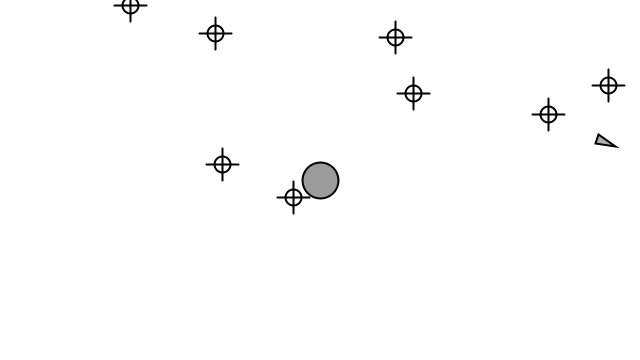
Frame 1 (no input)
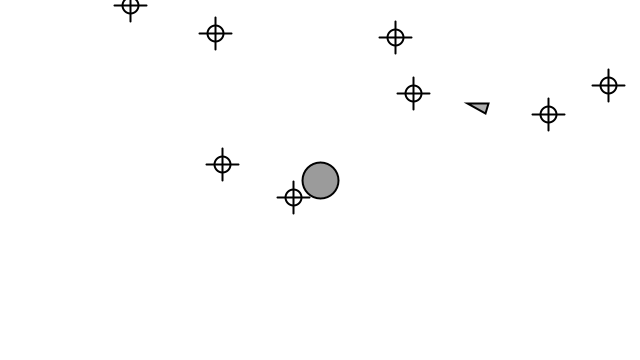
Frame 60 (the mouse pressed at the canvas centre just before this capture)
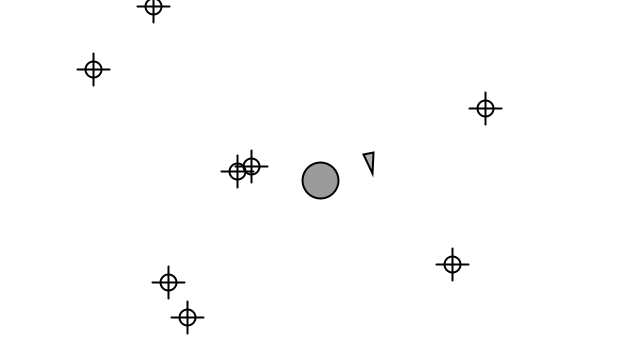
Frame 120 (the mouse held since frame 60 and released just before this capture)

The Processing sketch that drew these frames (run headless with seeded random() and noise(); from frame 60 on, the mouse is pressed at the canvas centre):

// Processing sketch: steering_perceptron
// ── steering_perceptron.pde
Vehicle v;
PVector desired;
ArrayList<PVector> targets;


void setup() {
  size(640, 360);

  desired = new PVector(width/2,height/2);
  makeTargets();
  v = new Vehicle(targets.size(), random(width), random(height));
}


void makeTargets() {
  targets = new ArrayList<PVector>();
  for (int i = 0; i < 8; i++) {
    targets.add(new PVector(random(width), random(height)));
  }
}


void draw() {
  background(255);

  stroke(0);
  strokeWeight(2);
  fill(0, 100);
  ellipse(desired.x, desired.y, 36, 36);

  for (PVector target : targets) {
    noFill();
    stroke(0);
    strokeWeight(2);
    ellipse(target.x, target.y, 16, 16);
    line(target.x,target.y-16,target.x,target.y+16);
    line(target.x-16,target.y,target.x+16,target.y);
  }
  
  v.steer(targets);
  v.update();
  v.display();
}


void mousePressed() {
  makeTargets();
}

// ── perceptron.pde
class Perceptron {
 
  float[] weights;
  float c = 0.01;
  
  Perceptron(int n, float c) {
    this.weights = new float[n];
    this.c = c;
    for (int i = 0; i < this.weights.length; i++) {
      weights[i] = random(-1, 1); 
    }
  }
  
  PVector feedforward(PVector[] forces) {
    PVector sum = new PVector();
    for (int i = 0; i < this.weights.length; i++) {
      forces[i].mult(this.weights[i]);
      sum.add(forces[i]); 
    }
    return sum;
  }
  
  void train(PVector[] forces, PVector error) {
    for (int i = 0; i < this.weights.length; i++) {
      this.weights[i] += this.c * error.x * forces[i].x;
      this.weights[i] += this.c * error.y * forces[i].y;
      this.weights[i] = constrain(this.weights[i], 0, 1);
    }
  }
}

// ── vehicle.pde
class Vehicle {
  
  Perceptron brain;
  
  PVector location;
  PVector velocity;
  PVector acceleration;
  float maxSpeed;
  float maxForce;
  float r = 5.0;
  
  Vehicle(int n, float x, float y) {
    this.brain = new Perceptron(n, 0.001);
    this.location = new PVector(x, y);
    this.velocity = new PVector(0.0, 0.0);
    this.acceleration = new PVector(0.0, 0.0);
    this.maxSpeed = 4.0;
    this.maxForce = 0.1;
  }
  
  void update() {
    this.velocity.add(this.acceleration);
    this.velocity.limit(this.maxSpeed);
    this.location.add(this.velocity);
    this.acceleration.mult(0.0);
    
    this.location.x = constrain(this.location.x, 0, width);
    this.location.y = constrain(this.location.y, 0, height);
  }
  
  void applyForce(PVector force) {
    this.acceleration.add(force); 
  }
  
  void steer(ArrayList<PVector> targets) {
    PVector[] forces = new PVector[targets.size()];
    
    for (int i = 0; i < forces.length; i++) {
      forces[i] = this.seek(targets.get(i)); 
    }
    PVector result = brain.feedforward(forces);
    this.applyForce(result);
    
    PVector desired = new PVector(width/2, height/2);
    PVector error = PVector.sub(desired, this.location);
    this.brain.train(forces, error);
  }
  
  PVector seek(PVector target) {
    PVector desired = PVector.sub(target, this.location);
    desired.normalize();
    desired.mult(this.maxSpeed);
    PVector steer = PVector.sub(desired, this.velocity);
    steer.limit(this.maxForce);
    return steer;
  }
  
  void display() {
    float angle = this.velocity.heading2D() + PI/2;
    fill(175);
    stroke(0);
    pushMatrix();
    translate(this.location.x, this.location.y);
    rotate(angle);
    beginShape();
    vertex(0.0, -this.r * 2);
    vertex(-this.r, this.r * 2);
    vertex(this.r, this.r * 2);
    endShape(CLOSE);
    popMatrix();
  }
}
